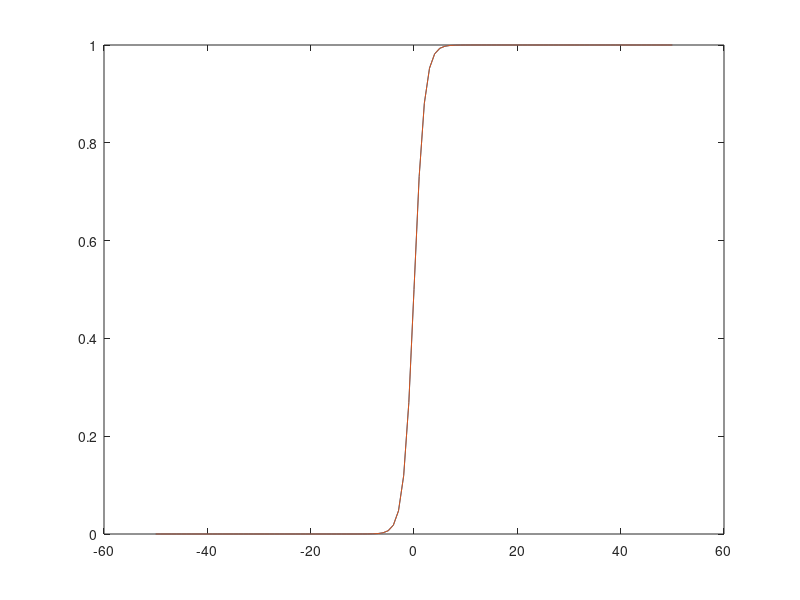

MATLAB code to generate this figure:
clear;
x=(-50:50)';
q=-14.3353462304345 ;s=2.57103233070623 ;r=36.0781632227066 ;
y1=1/2+tanh(x/2)/2;
y2=1./(1+exp(-x));
y1=(1/2+tanh(x/2)/2);
y2=1./(1+exp(-x));
plot(x,y1);
hold on
plot(x,y2);